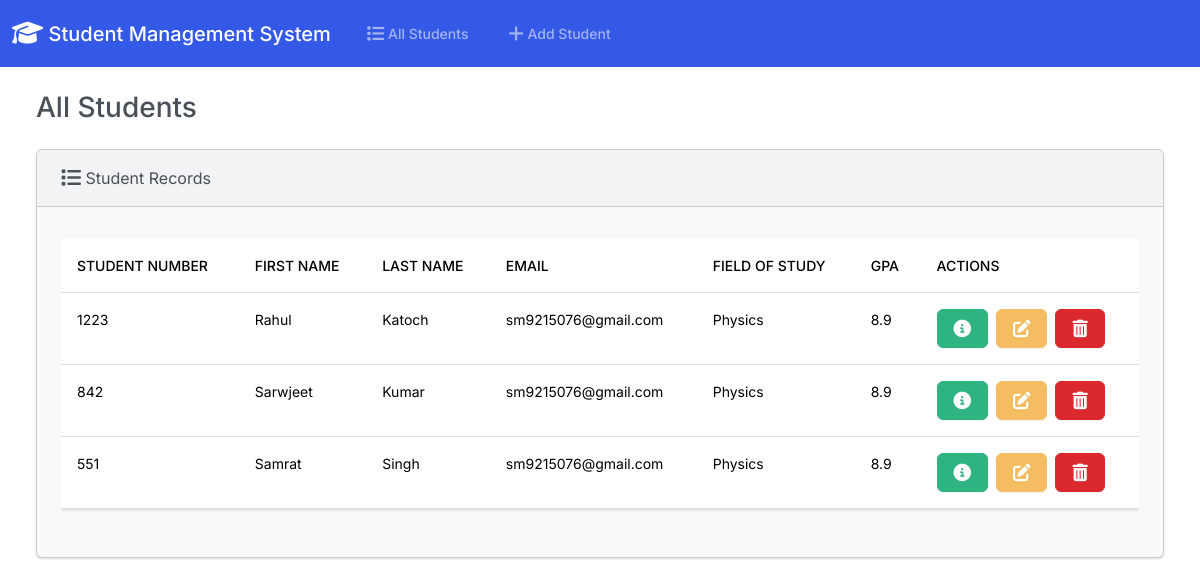
Before: / with the older database file.
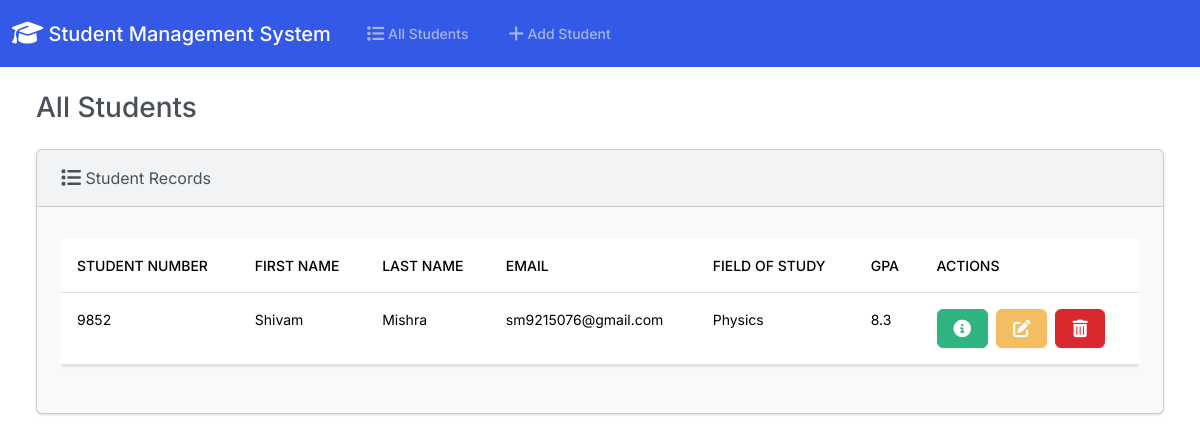
After: the same page with the newer database file.
### students/models.py (models this page shows, shortened)
class Student(models.Model):
  students_number = models.PositiveIntegerField()
  first_name = models.CharField(max_length=50)
  last_name = models.CharField(max_length=50)
  email = models.EmailField(max_length=100)
  field_of_study = models.CharField(max_length=50)
  gpa = models.FloatField()

### students/views.py (the view)
# urls.py: path('', views.index, name='index'),
def index(request):
  return render(request, 'students/index.html', {
    'students': Student.objects.all()
  })

### students/templates/students/index.html (shortened to what this page needs)
{% extends "students/base.html" %}
{% block body %}
<h3 class="m-4">All Students</h3>
<div class="row">
  <div class="col-12">
    {% if students %}
    <div class="card bg-light ms-4 me-4 mb-4">
      <div class="card-header">
        <i class="fa-solid fa-list fa-lg"></i> Student Records
      </div>
      <div class="card-body">
        <p class="card-text">
          <div class="table-responsive">
            <table class="table table-hover">
              <thead>
                <tr>
                  <th scope="col">Student Number</th>
                  <th scope="col">First Name</th>
                  <th scope="col">Last Name</th>
                  <th scope="col">Email</th>
                  <th scope="col">Field of Study</th>
                  <th scope="col">GPA</th>
                  <th scope="col">Actions</th>
                </tr>
              </thead>
              <tbody>
                {% for student in students %}
                  <tr>
                    <td>{{ student.students_number }}</td>
                    <td>{{ student.first_name }}</td>
                    <td>{{ student.last_name }}</td>
                    <td>{{ student.email }}</td>
                    <td>{{ student.field_of_study }}</td>
                    <td>{{ student.gpa }}</td>
                    <td>
                      <button type="button" class="btn btn-success me-1" href="{% url 'view_student' student.id %}" data-bs-toggle="modal" data-bs-target="#myModal{{student.id}}">
                      </button>
                      <a class="btn btn-warning me-1" href="{% url 'edit' student.id %}">
                      </a>
                      <button type="button" class="btn btn-danger" data-bs-toggle="modal" data-bs-target="#delete{{student.id}}">
                      </button>
                    </td>
                  </tr>
                {% endfor %}
              </tbody>
            </table>
          </div>
        </p>
      </div>
    </div>
    {% else %}
      <h5 class="alert alert-primary ms-4 me-4">No Student Records</h5>
    {% endif %}
  </div>
</div>
{% endblock %}

### students/templates/students/base.html (shortened to what this page needs)
{% load static %}
<!DOCTYPE html>
<html lang="en">
  <head>
    <link rel="stylesheet" href="https://cdnjs.cloudflare.com/ajax/libs/font-awesome/6.1.1/css/all.min.css">
    <link href="{% static 'css/bootstrap.min.css' %}" rel="stylesheet">
  </head>
  <body class="d-flex flex-column min-vh-100">
    <nav class="navbar navbar-expand-lg navbar-dark bg-primary">
      <div class="container-fluid">
        <a class="navbar-brand" href="{% url 'index' %}">
          <i class="fa-solid fa-graduation-cap fa-lg"></i> Student Management System
        </a>
        <div class="collapse navbar-collapse" id="navbarColor01">
          <ul class="navbar-nav me-auto">
            <li class="nav-item">
              <a class="nav-link" href="{% url 'index' %}">
                 All Students
              </a>
            </li>
            <li class="nav-item">
              <a class="nav-link" href="{% url 'add' %}">
                 Add Student
              </a>
            </li>
          </ul>
        </div>
      </div>
    </nav>
    <div class="container-fluid">
      {% block body %}
      {% endblock %}
    </div>
  </body>
</html>

Changed rows visible on the page:
removed Student: students_number "1223", first_name "Rahul", last_name "Katoch", email "sm9215076@gmail.com", field_of_study "Physics", gpa "8.9"
removed Student: students_number "842", first_name "Sarwjeet", last_name "Kumar", email "sm9215076@gmail.com", field_of_study "Physics", gpa "8.9"
removed Student: students_number "551", first_name "Samrat", last_name "Singh", email "sm9215076@gmail.com", field_of_study "Physics", gpa "8.9"
added Student: students_number "9852", first_name "Shivam", last_name "Mishra", email "sm9215076@gmail.com", field_of_study "Physics", gpa "8.3"
